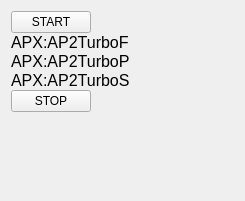
  <widget class="QWidget" name="layoutWidget_5">
   <property name="geometry">
    <rect>
     <x>35</x>
     <y>78</y>
     <width>245</width>
     <height>201</height>
    </rect>
   </property>
   <layout class="QFormLayout" name="formLayout_10">
    <property name="horizontalSpacing">
     <number>0</number>
    </property>
    <property name="verticalSpacing">
     <number>0</number>
    </property>
    <item row="3" column="0">
     <widget class="PyDMLabel" name="BeamCurrAvg_56">
      <property name="font">
       <font>
        <pointsize>12</pointsize>
       </font>
      </property>
      <property name="toolTip">
       <string/>
      </property>
      <property name="text">
       <string>APX:AP2TurboP</string>
      </property>
      <property name="precision" stdset="0">
       <number>1</number>
      </property>
      <property name="precisionFromPV" stdset="0">
       <bool>false</bool>
      </property>
      <property name="channel" stdset="0">
       <string>ca://APX:AP2TurboP</string>
      </property>
      <property name="displayFormat" stdset="0">
       <enum>PyDMLabel::Decimal</enum>
      </property>
     </widget>
    </item>
    <item row="1" column="0">
     <widget class="PyDMPushButton" name="PyDMPushButton_11">
      <property name="toolTip">
       <string/>
      </property>
      <property name="text">
       <string>START</string>
      </property>
      <property name="channel" stdset="0">
       <string>ca://APX:AP2Turbo_START</string>
      </property>
     </widget>
    </item>
    <item row="2" column="0">
     <widget class="PyDMLabel" name="BeamCurrAvg_55">
      <property name="font">
       <font>
        <pointsize>12</pointsize>
       </font>
      </property>
      <property name="toolTip">
       <string/>
      </property>
      <property name="text">
       <string>APX:AP2TurboF</string>
      </property>
      <property name="precision" stdset="0">
       <number>1</number>
      </property>
      <property name="precisionFromPV" stdset="0">
       <bool>false</bool>
      </property>
      <property name="channel" stdset="0">
       <string>ca://APX:AP2TurboF</string>
      </property>
      <property name="displayFormat" stdset="0">
       <enum>PyDMLabel::Decimal</enum>
      </property>
     </widget>
    </item>
    <item row="4" column="0">
     <widget class="PyDMLabel" name="BeamCurrAvg_54">
      <property name="font">
       <font>
        <pointsize>12</pointsize>
       </font>
      </property>
      <property name="toolTip">
       <string/>
      </property>
      <property name="text">
       <string>APX:AP2TurboS</string>
      </property>
      <property name="precision" stdset="0">
       <number>1</number>
      </property>
      <property name="precisionFromPV" stdset="0">
       <bool>false</bool>
      </property>
      <property name="channel" stdset="0">
       <string>ca://APX:AP2TurboS</string>
      </property>
      <property name="displayFormat" stdset="0">
       <enum>PyDMLabel::Decimal</enum>
      </property>
     </widget>
    </item>
    <item row="5" column="0">
     <widget class="PyDMPushButton" name="PyDMPushButton_12">
      <property name="toolTip">
       <string/>
      </property>
      <property name="text">
       <string>STOP</string>
      </property>
      <property name="channel" stdset="0">
       <string>ca://APX:AP2Turbo_STOP</string>
      </property>
     </widget>
    </item>
   </layout>
  </widget>
